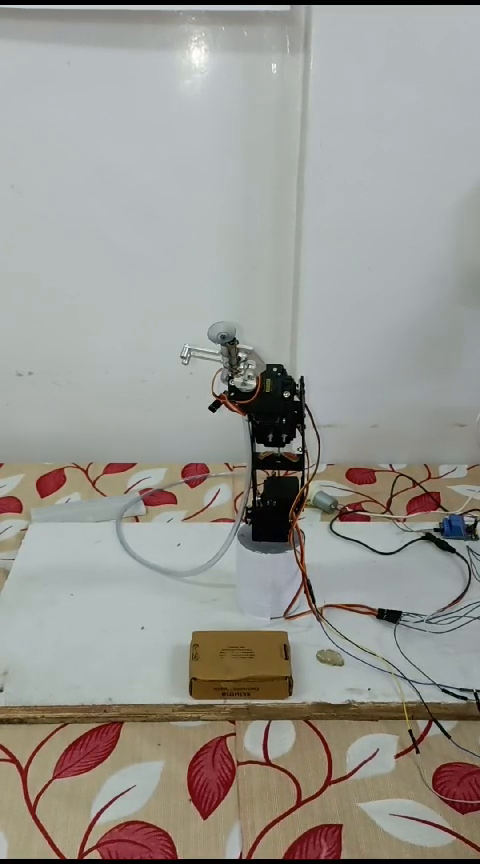
#> input picture frame 49 of video.mp4, 480 x 864 px, given in place of the camera
$ python robot.py
#> lines starting #> are read from the running program, lines starting #| are printed output that depends on the picture; after the words box and inside, x2 and y2 are one past the last pixel; in counts of white or black regions, pixels touching at a corner belong together; long printed decimals are rounded


import cv2
import numpy as np
import serial
import time
import argparse
import math

# -------------------------
# USER CONFIGURABLE VALUES
# -------------------------
SERIAL_PORT = "/dev/ttyUSB0"      # change to your Arduino serial port
BAUDRATE = 115200

# Robot arm link lengths in meters (example values)
L1 = 0.15   # shoulder -> elbow
L2 = 0.15   # elbow -> wrist (end effector)
# height offset of camera relative to robot base (meters)
CAM_HEIGHT = 0.30

# Servo angle limits (degrees) and mapping to servo PWM if needed
SERVO_MIN = 0    # deg
SERVO_MAX = 180  # deg

# Calibration: pixel -> world mapping
# We'll compute an affine transform from 4 calibration points (px,py) -> (mx,my) in meters.
# Put your measured correspondences in the lists below.
CALIB_PIX = np.array([
    [100, 50],
    [540, 50],
    [540, 380],
    [100, 380]
], dtype=np.float32)

CALIB_WORLD = np.array([
    [0.05, 0.10],
    [0.35, 0.10],
    [0.35, 0.30],
    [0.05, 0.30]
], dtype=np.float32)

# Detection thresholds (example: detect yellow parcels)
LOWER_HSV = np.array([15, 60, 60])   # adjust according to parcel color or use other model
UPPER_HSV = np.array([35, 255, 255])

# Minimum contour area to be considered a parcel
MIN_AREA = 5000

# -------------------------
# UTILITIES
# -------------------------
def compute_affine_transform(src_pts_px, dst_pts_m):
    """Compute a 3x3 homography/affine that maps pixel coords to meter coords.
       We'll use a perspective transform (cv2.getPerspectiveTransform expects 4 points).
    """
    M = cv2.getPerspectiveTransform(src_pts_px, dst_pts_m)
    return M

def pixel_to_world(px, py, M):
    """Transform pixel coordinates (px,py) to world coordinates (mx,my) using homography M."""
    src = np.array([[[px, py]]], dtype=np.float32)
    dst = cv2.perspectiveTransform(src, M)
    mx, my = dst[0,0]
    return float(mx), float(my)

# -------------------------
# INVERSE KINEMATICS (2-link planar arm)
# -------------------------
# [36 lines left out: functions inverse_kinematics_2link, map_angle_to_servo, not called in this run]

# -------------------------
# SERIAL SENDER
# -------------------------
class ArmSerial:
    def __init__(self, port, baud):
        self.ser = serial.Serial(port, baud, timeout=1)
        time.sleep(2)  # wait for Arduino reset

    # [7 lines left out: function send_angles, not called in this run]
        # optionally read ack
        # ack = self.ser.readline().decode().strip()
        # print("ACK:", ack)

# -------------------------
# MAIN: capture, detect, compute, send
# -------------------------
def main(args):
    # parse args for port override
    port = args.port or SERIAL_PORT
    baud = args.baud or BAUDRATE

    # Open serial
    arm = ArmSerial(port, baud)
    print(f"[INFO] Serial opened on {port} @ {baud}")

    # Compute transform
    M = compute_affine_transform(CALIB_PIX, CALIB_WORLD)

    # Open camera
    cap = cv2.VideoCapture(0)
    if not cap.isOpened():
        raise RuntimeError("Could not open camera")

    print("[INFO] Starting capture loop. Press 'q' to quit.")
    while True:
        ret, frame = cap.read()
#> frame is the input picture: shape (864, 480, 3); mean B, G, R 146.1, 152.1, 153.5
        if not ret:
            continue

        # resize for speed
        frame_small = cv2.resize(frame, (640, 480))
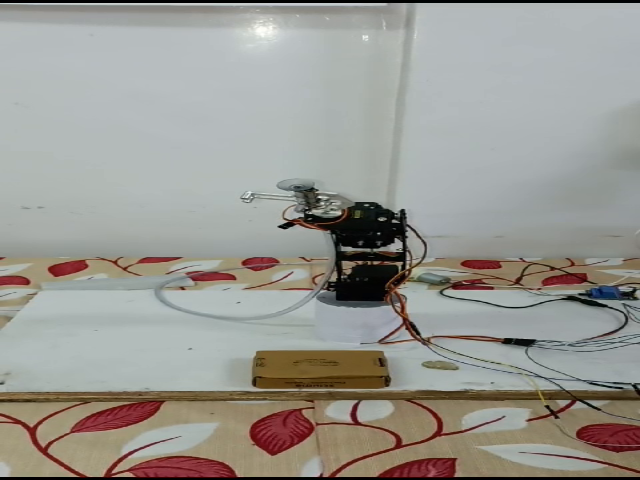
#> frame_small: shape (480, 640, 3); mean B, G, R 145.9, 151.9, 153.3
        hsv = cv2.cvtColor(frame_small, cv2.COLOR_BGR2HSV)
#> hsv: shape (480, 640, 3); mean H, S, V 69.7, 37.9, 158.9
        mask = cv2.inRange(hsv, LOWER_HSV, UPPER_HSV)
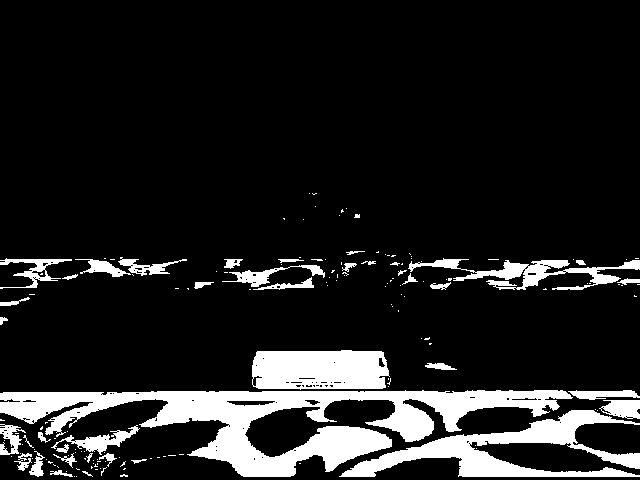
#> mask: shape (480, 640); 12.7% white; 164 white regions (122 under 20 px), largest, box (x1, y1, x2, y2) and area: (0, 390, 573, 477) 18157, (339, 410, 640, 477) 6854, (252, 350, 390, 390) 4893
        mask = cv2.morphologyEx(mask, cv2.MORPH_OPEN, np.ones((5,5),np.uint8))
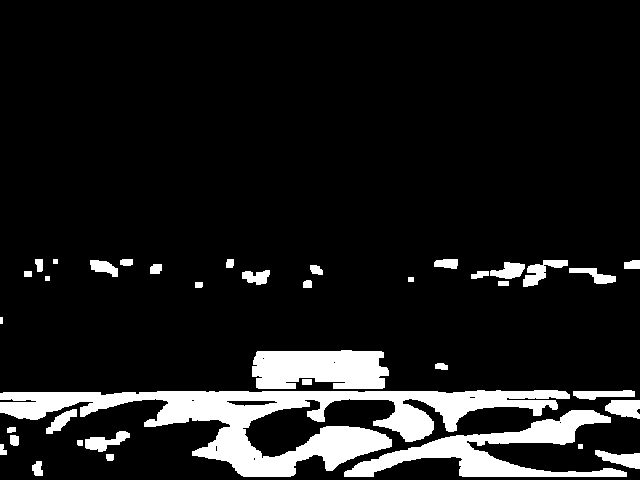
#> mask: shape (480, 640); 11% white; 38 white regions
        contours, _ = cv2.findContours(mask, cv2.RETR_EXTERNAL, cv2.CHAIN_APPROX_SIMPLE)
#> contours = 38 contours, 4 with area under 20; largest, box (x1, y1, x2, y2) and area: (0, 390, 570, 477) 16470, (344, 410, 627, 477) 5590, (252, 350, 389, 389) 4364, (605, 400, 640, 419) 462, (523, 260, 568, 287) 448

        target_center_px = None

        if contours:
            # choose largest contour above area threshold
            contours = sorted(contours, key=cv2.contourArea, reverse=True)
            for cnt in contours:
                area = cv2.contourArea(cnt)
                if area < MIN_AREA:
                    continue
                x,y,w,h = cv2.boundingRect(cnt)
                cx = x + w/2
                cy = y + h/2
                target_center_px = (cx, cy)
                # draw
                cv2.rectangle(frame_small, (x,y), (x+w, y+h), (0,255,0), 2)
                cv2.circle(frame_small, (int(cx), int(cy)), 5, (0,0,255), -1)
                break
#> this loop made 1 pass
#> (area, x, y, w, h, cx, cy) on pass 1: (16470, 0, 390, 570, 87, 285, 433.5)
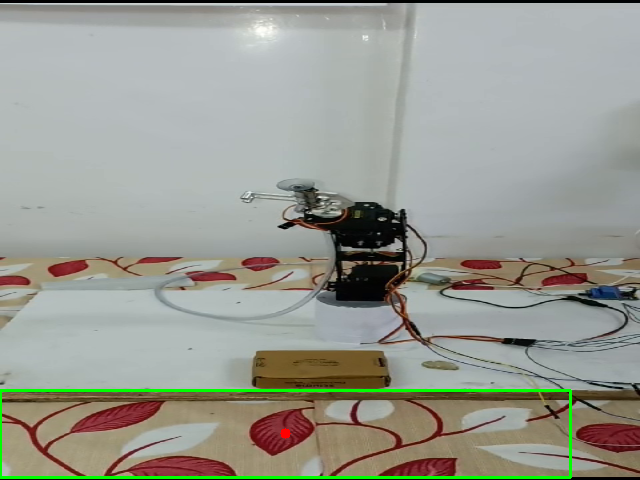
#> frame_small: shape (480, 640, 3); 1.28% of pixels changed, all inside (x1, y1, x2, y2) = (0, 389, 572, 479)

        # If detected compute world coords and IK
        if target_center_px is not None:
            px, py = target_center_px
#> px = 285; py = 433.5
            # transform pixel to world (meters)
            mx, my = pixel_to_world(px, py, M)   # my is along camera's y axis -> robot y
#> in pixel_to_world, `src = np.array([[[px, py]]], dtype=np.float32)`: src = [[285, 433.5]]
#> in pixel_to_world, `dst = cv2.perspectiveTransform(src, M)`: dst = [[0.176, 0.332]]
#> in pixel_to_world, `mx, my = dst[0,0]`: mx = 0.176; my = 0.332
#> mx = 0.176; my = 0.332
            # We assume robot base XY plane: use mx,my as x,y in robot plane.
            # If camera is angled, then include height to compute projection properly (more complex)
            print(f"Detected parcel at pixel ({px:.1f},{py:.1f}) -> world ({mx:.3f}m, {my:.3f}m)")
#| Detected parcel at pixel (285.0,433.5) -> world (0.176m, 0.332m)

            # For 2-link planar IK we need coordinates relative to base.
            # If world coords are given relative to base, OK. If not, apply offsets here.
            target_x = mx
#> target_x = 0.176
            target_y = my
#> target_y = 0.332

            # check reachable
            dist = math.hypot(target_x, target_y)
#> dist = 0.376
            if dist > (L1 + L2) or dist < abs(L1 - L2):
                print("[WARN] target out of reach:", dist)
#| [WARN] target out of reach: 0.3762
            else:
                shoulder_deg, elbow_deg = inverse_kinematics_2link(target_x, target_y)
                # base rotation: for this simple planar arm assume base is aligned and base rotation is 0.
                # If your arm has a rotating base (servo0), compute base angle from camera-to-arm yaw:
                base_deg = 90  # example neutral position; adapt if needed
                # map angles to servo ranges and add offsets if required
                servo_base = map_angle_to_servo(base_deg, offset=0)
                servo_shoulder = map_angle_to_servo(shoulder_deg, offset=90)  # offset depends on mount
                servo_elbow = map_angle_to_servo(elbow_deg, offset=90)

                print(f"Angles -> base:{servo_base} shoulder:{servo_shoulder} elbow:{servo_elbow}")

                # Send to Arduino
                arm.send_angles(servo_base, servo_shoulder, servo_elbow)

        # show windows
        cv2.imshow("frame", frame_small)
        cv2.imshow("mask", mask)

        key = cv2.waitKey(1) & 0xFF
#> (key q is pressed here)
        if key == ord('q'):
            break

    cap.release()
    cv2.destroyAllWindows()
    arm.ser.close()

if __name__ == "__main__":
    ap = argparse.ArgumentParser()
    ap.add_argument("--port", help="serial port", default=None)
    ap.add_argument("--baud", type=int, help="baud rate", default=None)
    args = ap.parse_args()
    main(args)

$ run again, starting later in the video
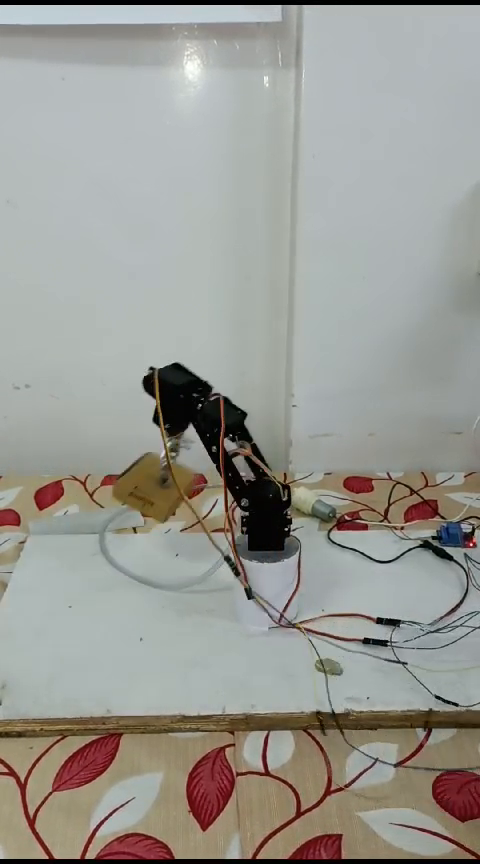
#> input picture frame 222 of video.mp4, 480 x 864 px, given in place of the camera
#> in main, frame is the input picture: shape (864, 480, 3); mean B, G, R 147.2, 153.2, 153.7
#> hsv: shape (480, 640, 3); mean H, S, V 67.1, 35.2, 159
#> in main, `mask = cv2.morphologyEx(mask, cv2.MORPH_OPEN, np.ones((5,5),np.uint8))`:
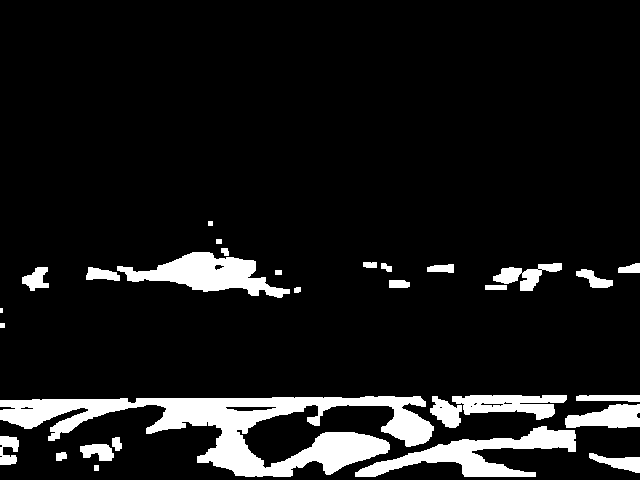
#> mask: shape (480, 640); 9.8% white; 30 white regions (1 under 20 px)
#> contours = 30 contours, 3 with area under 20; largest, box (x1, y1, x2, y2) and area: (0, 396, 434, 477) 13205, (355, 426, 576, 477) 3748, (117, 252, 290, 298) 3470, (452, 395, 567, 420) 1640, (565, 404, 640, 428) 1190
#> the loop in main, `for cnt in contours:` made 1 pass
#> (area, x, y, w, h, cx, cy) on pass 1: (13205, 0, 396, 434, 81, 217, 436.5)
#> after the loop in main, `for cnt in contours:`:
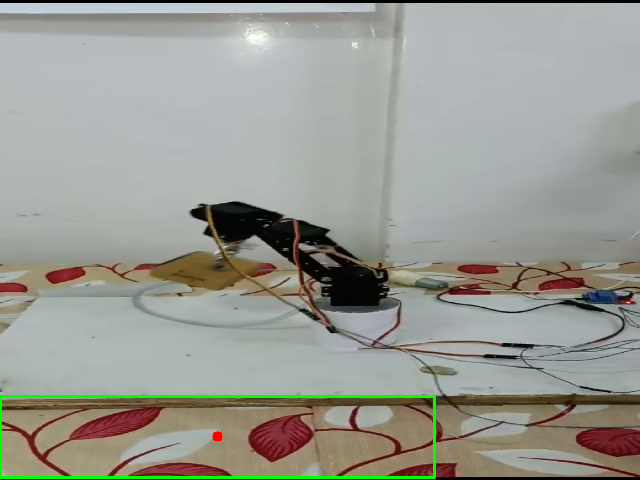
#> frame_small: shape (480, 640, 3); mean B, G, R 146.2, 154.5, 152.5
#> px = 217; py = 436.5
#> src = [[217, 436.5]]
#> dst = [[0.13, 0.334]]
#> in pixel_to_world, `mx, my = dst[0,0]`: mx = 0.13; my = 0.334
#> in main, `mx, my = pixel_to_world(px, py, M)   # my is along camera's y axis -> ..`: mx = 0.13; my = 0.334
#| Detected parcel at pixel (217.0,436.5) -> world (0.130m, 0.334m)
#> target_x = 0.13
#> target_y = 0.334
#> dist = 0.359
#| [WARN] target out of reach: 0.3586

$ run again, starting later in the video
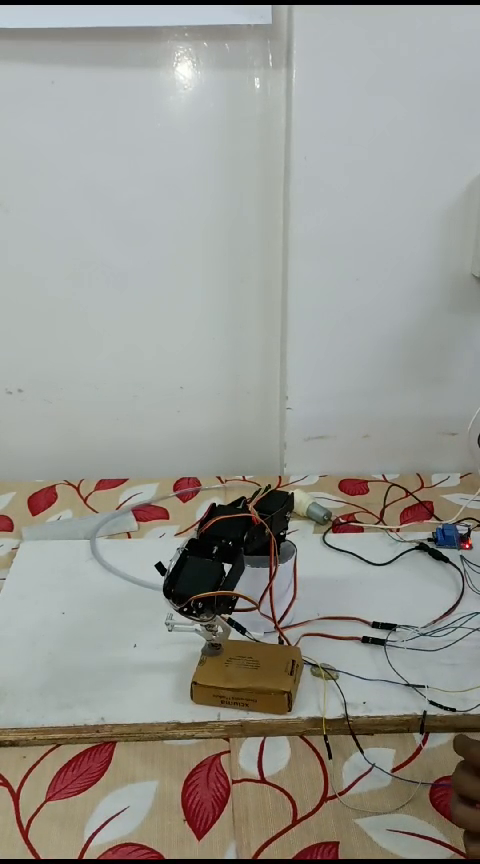
#> input picture frame 396 of video.mp4, 480 x 864 px, given in place of the camera
#> in main, frame is the input picture: shape (864, 480, 3); mean B, G, R 144.6, 150.7, 151.1
#> hsv: shape (480, 640, 3); mean H, S, V 67.6, 37.7, 156.5
#> in main, `mask = cv2.morphologyEx(mask, cv2.MORPH_OPEN, np.ones((5,5),np.uint8))`:
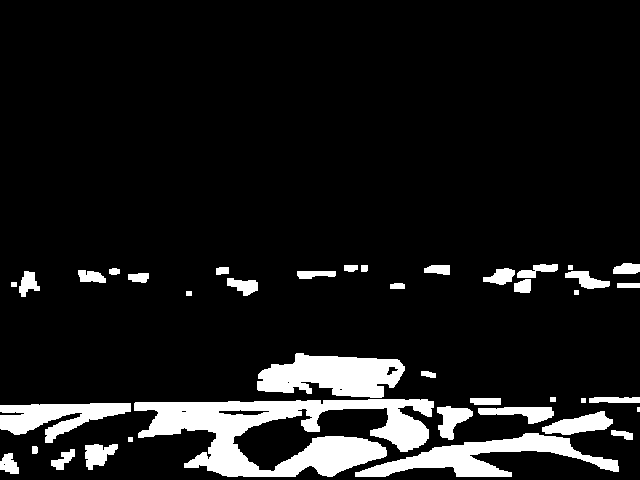
#> mask: shape (480, 640); 10.3% white; 40 white regions (1 under 20 px)
#> contours = 40 contours, 5 with area under 20; largest, box (x1, y1, x2, y2) and area: (134, 399, 434, 477) 11356, (257, 353, 405, 398) 4430, (355, 433, 619, 477) 4006, (0, 403, 131, 443) 2512, (542, 411, 613, 435) 882
#> the loop in main, `for cnt in contours:` made 1 pass
#> (area, x, y, w, h, cx, cy) on pass 1: (11356, 134, 399, 300, 78, 284, 438)
#> after the loop in main, `for cnt in contours:`:
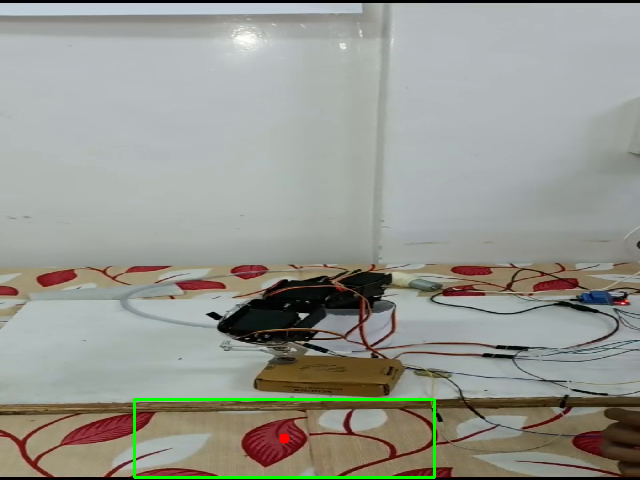
#> frame_small: shape (480, 640, 3); mean B, G, R 143.9, 151.7, 150.2
#> px = 284; py = 438
#> src = [[284, 438]]
#> dst = [[0.175, 0.335]]
#> in pixel_to_world, `mx, my = dst[0,0]`: mx = 0.175; my = 0.335
#> in main, `mx, my = pixel_to_world(px, py, M)   # my is along camera's y axis -> ..`: mx = 0.175; my = 0.335
#| Detected parcel at pixel (284.0,438.0) -> world (0.175m, 0.335m)
#> target_x = 0.175
#> target_y = 0.335
#> dist = 0.378
#| [WARN] target out of reach: 0.3783
